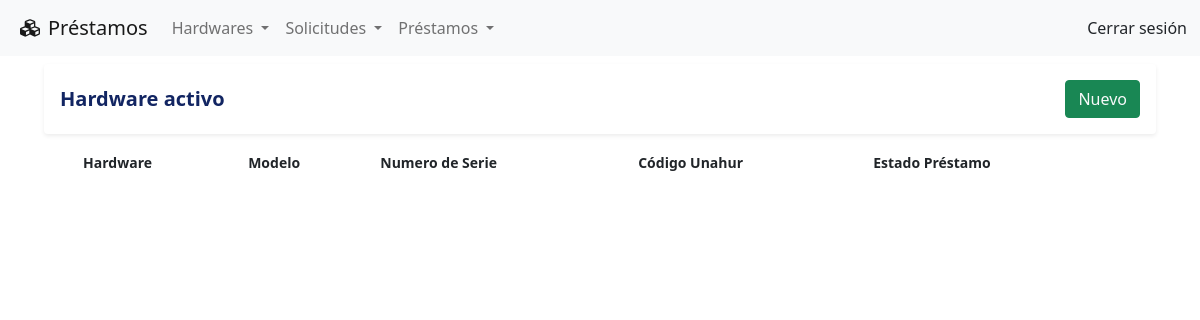
Before: /hardware/activo with the older database file.
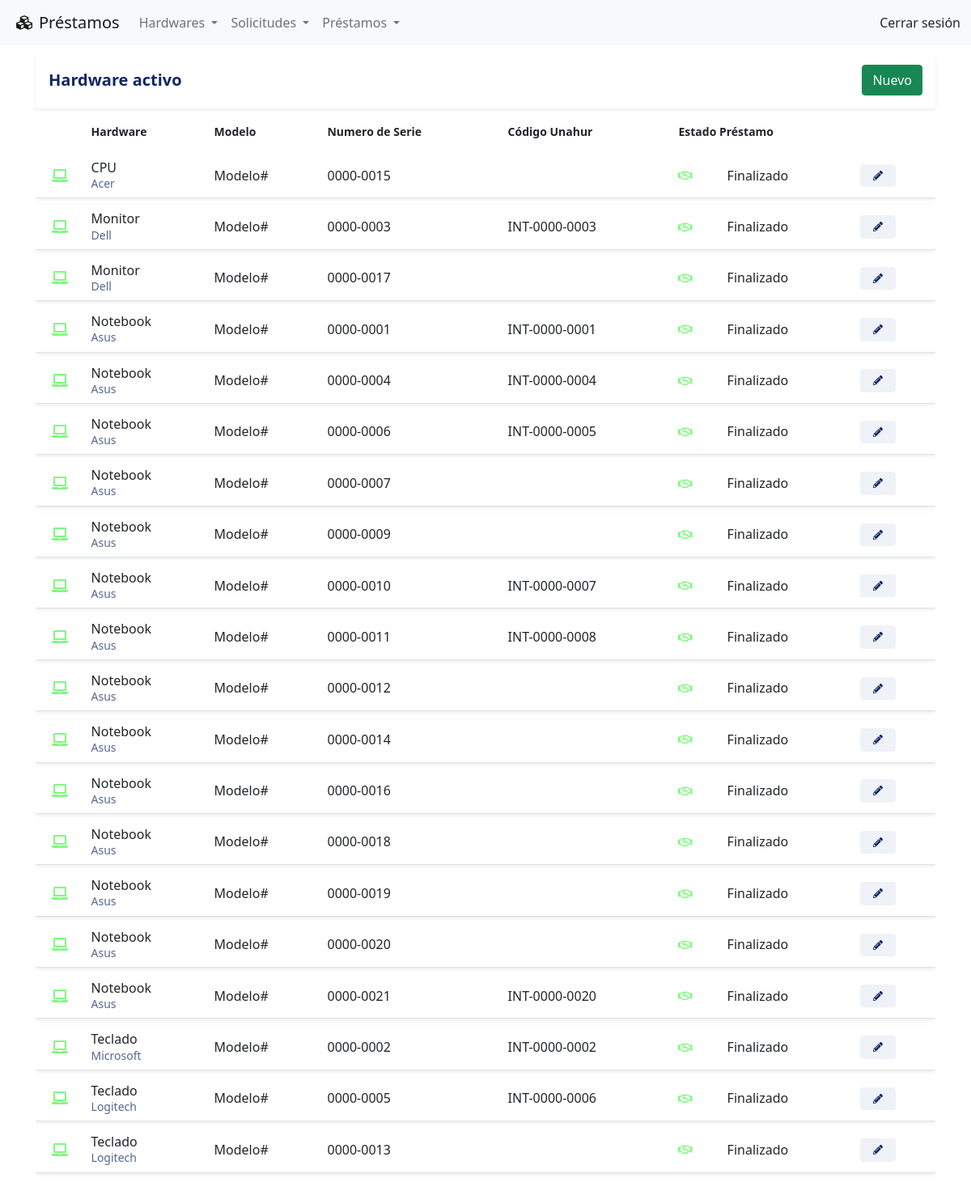
After: the same page with the newer database file.
### tables this page shows
CREATE TABLE IF NOT EXISTS hardwares
(
    id_hardware INT AUTO_INCREMENT PRIMARY KEY NOT NULL,
    id_tipo_hardware INT NOT NULL,
    id_marca INT NOT NULL,
    descripcion_hardware VARCHAR(1024),
    modelo VARCHAR(40) NOT NULL,
    numero_serie VARCHAR(40) NOT NULL UNIQUE,
    codigo_interno VARCHAR(40),
    id_estado_hardware INT NOT NULL,
    id_estado_prestamo INT NOT NULL,
    created_at TIMESTAMP DEFAULT CURRENT_TIMESTAMP,
    updated_at DATETIME DEFAULT CURRENT_TIMESTAMP ON UPDATE CURRENT_TIMESTAMP,
    FOREIGN KEY (id_tipo_hardware) REFERENCES tipos_hardware (id_tipo_hardware),
    FOREIGN KEY (id_marca) REFERENCES marcas (id_marca)
);

CREATE TABLE IF NOT EXISTS tipos_hardware
(
    id_tipo_hardware INT AUTO_INCREMENT PRIMARY KEY NOT NULL,
    tipo_hardware VARCHAR(40) NOT NULL UNIQUE,
    created_at TIMESTAMP DEFAULT CURRENT_TIMESTAMP,
    updated_at DATETIME DEFAULT CURRENT_TIMESTAMP ON UPDATE CURRENT_TIMESTAMP
);

CREATE TABLE IF NOT EXISTS marcas
(
    id_marca INT AUTO_INCREMENT PRIMARY KEY NOT NULL,
    marca VARCHAR(40) NOT NULL UNIQUE,
    created_at TIMESTAMP DEFAULT CURRENT_TIMESTAMP,
    updated_at DATETIME DEFAULT CURRENT_TIMESTAMP ON UPDATE CURRENT_TIMESTAMP
);

CREATE TABLE IF NOT EXISTS estados_prestamo
( 
    id_estado_prestamo INT AUTO_INCREMENT PRIMARY KEY NOT NULL, 
    estado_prestamo VARCHAR(40) NOT NULL UNIQUE,
    color_estado_prestamo VARCHAR(40) NOT NULL, 
    created_at TIMESTAMP DEFAULT CURRENT_TIMESTAMP,
    updated_at DATETIME DEFAULT CURRENT_TIMESTAMP ON UPDATE CURRENT_TIMESTAMP
);

### controllers/hardwareController.php (called while the page is built, shortened)
<?php
require_once 'models/hardwareModel.php';
class HardwareController{
    public function activo() {
        $hardware = new HardwareModel();
        $hardwares = $hardware->getAll();
        $estado = 1;
        require_once 'views/hardware/listado.php';
    }
}

### index.php (called while the page is built, shortened)
<?php
    require_once "config/database.php";
    include_once "views/layouts/header.php";
    include_once "views/layouts/main.php";
    include_once "views/layouts/footer.php";
?>

### config/database.php (called while the page is built)
<?php
class Database {
    public static function connect(){
        $db = new mysqli('localhost', 'root', '', 'prestamos');
        $db->query ("SET NAMES 'utf-8'");
        return $db;
    }
}

### models/hardwareModel.php (called while the page is built, shortened)
<?php
class HardwareModel{
    private $db;
    public function __construct() {
        $this->db = Database::connect();
    }
    public function getAll() {
        $query = "SELECT
                        hardwares.id_hardware,
                        tipos_hardware.tipo_hardware,
                        marcas.marca,
                        hardwares.modelo,
                        hardwares.numero_serie,
                        hardwares.codigo_interno,
                        hardwares.id_estado_hardware,
                        estados_hardware.estado_hardware,
                        hardwares.id_estado_prestamo,
                        estados_prestamo.estado_prestamo,
                        hardwares.descripcion_hardware,
                        hardwares.created_at AS created_at_hardware
                    FROM
                        hardwares
                    INNER JOIN
                        tipos_hardware ON hardwares.id_tipo_hardware = tipos_hardware.id_tipo_hardware
                    INNER JOIN
                        marcas ON hardwares.id_marca = marcas.id_marca
                    INNER JOIN
                        estados_hardware ON hardwares.id_estado_hardware = estados_hardware.id_estado_hardware
                    INNER JOIN
                        estados_prestamo ON hardwares.id_estado_prestamo = estados_prestamo.id_estado_prestamo
                    ORDER BY tipos_hardware.tipo_hardware, hardwares.numero_serie;";
        $hardwares = $this->db->query($query);
        return $hardwares;
    }
}

### views/hardware/listado.php (the view, shortened to what the changed rows need)
<div class="row">
    <div class="col">
        <div class="table-responsive">
            <table class="table table-hover">
                <thead class="thead-light">
                    <tr>
                        <th scope="col"><small class="font-weight-bold"><small></th>
                        <th scope="col"><small class="font-weight-bold">Hardware<small></th>
                        <th scope="col"><small class="font-weight-bold">Modelo<small></th>
                        <th scope="col"><small class="font-weight-bold">Numero de Serie<small></th>
                        <th scope="col"><small class="font-weight-bold">Código Unahur<small></th>
                        <th scope="col" colspan=2><small class="font-weight-bold">Estado Préstamo<small></th>
                        <th scope="col"><small class="font-weight-bold"><small></th>
                    </tr>
                </thead>
                <tbody>
                    <?php while($dato = $hardwares->fetch_object()): ?>
                    <?php  $estadoHardware = $dato->id_estado_hardware;
                        if($estadoHardware == $estado) {
                    ?>
                        <tr class="shadow-sm">
                            <td class="align-middle text-center">
                                <i class="fas fa-laptop"
                                        <?php
                                            switch ($estado) {
                                                case 1:
                                                    echo  'style="color:rgba(0, 244, 0, 0.5)"';
                                                break;
                                        }
                                    ?>
                                > </i>
                            </td>
                            <td><span class="d-block"><?= $dato->tipo_hardware; ?></span><small class="text-muted"><?= $dato->marca; ?></small>
                            </td>
                            <td class="align-middle"><span><?= $dato->modelo; ?></span></td>
                            <td class="align-middle"><span><?= $dato->numero_serie; ?></span></td>
                            <td class="align-middle"><span><?= $dato->codigo_interno; ?></span></td>
                            <td class="align-middle">
                                <span>
                                    <i class="far fa-handshake fa-sm"
                                                <?php
                                                    switch ($dato->id_estado_prestamo) {
                                                        case 3:
                                                            echo 'style="color:rgba(0, 244, 0, 0.5)"';
                                                        break;
                                                }
                                            ?>
                                        > </i>
                                </span>
                            </td>
                            <td class="align-middle">
                                <?= $dato->estado_prestamo; ?>
                            </td>
                            <td class="align-middle">
                                <a href = "<?= URL ?>hardware/editar&id=<?=$dato->id_hardware?>">
                                    <span class="badge badge-secondary"><i class="fas fa-pencil-alt"></i></span>
                                </a>
                            </td>
                        </tr>
                    <?php } endwhile; ?>
                </tbody>
            </table>
        </div>
    </div>
</div>

Changed rows visible on the page:
now on this page (row edited): hardwares: id_tipo_hardware.tipo_hardware "CPU", id_marca.marca "Acer", modelo "Modelo#", numero_serie "0000-0015", id_estado_prestamo.estado_prestamo "Finalizado"
now on this page (row edited): hardwares: id_tipo_hardware.tipo_hardware "Monitor", id_marca.marca "Dell", modelo "Modelo#", numero_serie "0000-0003", codigo_interno "INT-0000-0003", id_estado_prestamo.estado_prestamo "Finalizado"
now on this page (row edited): hardwares: id_tipo_hardware.tipo_hardware "Monitor", id_marca.marca "Dell", modelo "Modelo#", numero_serie "0000-0017", id_estado_prestamo.estado_prestamo "Finalizado"
now on this page (row edited): hardwares: id_tipo_hardware.tipo_hardware "Notebook", id_marca.marca "Asus", modelo "Modelo#", numero_serie "0000-0001", codigo_interno "INT-0000-0001", id_estado_prestamo.estado_prestamo "Finalizado"
now on this page (row edited): hardwares: id_tipo_hardware.tipo_hardware "Notebook", id_marca.marca "Asus", modelo "Modelo#", numero_serie "0000-0004", codigo_interno "INT-0000-0004", id_estado_prestamo.estado_prestamo "Finalizado"
now on this page (row edited): hardwares: id_tipo_hardware.tipo_hardware "Notebook", id_marca.marca "Asus", modelo "Modelo#", numero_serie "0000-0006", codigo_interno "INT-0000-0005", id_estado_prestamo.estado_prestamo "Finalizado"
now on this page (row edited): hardwares: id_tipo_hardware.tipo_hardware "Notebook", id_marca.marca "Asus", modelo "Modelo#", numero_serie "0000-0007", id_estado_prestamo.estado_prestamo "Finalizado"
now on this page (row edited): hardwares: id_tipo_hardware.tipo_hardware "Notebook", id_marca.marca "Asus", modelo "Modelo#", numero_serie "0000-0009", id_estado_prestamo.estado_prestamo "Finalizado"
now on this page (row edited): hardwares: id_tipo_hardware.tipo_hardware "Notebook", id_marca.marca "Asus", modelo "Modelo#", numero_serie "0000-0010", codigo_interno "INT-0000-0007", id_estado_prestamo.estado_prestamo "Finalizado"
now on this page (row edited): hardwares: id_tipo_hardware.tipo_hardware "Notebook", id_marca.marca "Asus", modelo "Modelo#", numero_serie "0000-0011", codigo_interno "INT-0000-0008", id_estado_prestamo.estado_prestamo "Finalizado"
now on this page (row edited): hardwares: id_tipo_hardware.tipo_hardware "Notebook", id_marca.marca "Asus", modelo "Modelo#", numero_serie "0000-0012", id_estado_prestamo.estado_prestamo "Finalizado"
now on this page (row edited): hardwares: id_tipo_hardware.tipo_hardware "Notebook", id_marca.marca "Asus", modelo "Modelo#", numero_serie "0000-0014", id_estado_prestamo.estado_prestamo "Finalizado"
now on this page (row edited): hardwares: id_tipo_hardware.tipo_hardware "Notebook", id_marca.marca "Asus", modelo "Modelo#", numero_serie "0000-0016", id_estado_prestamo.estado_prestamo "Finalizado"
now on this page (row edited): hardwares: id_tipo_hardware.tipo_hardware "Notebook", id_marca.marca "Asus", modelo "Modelo#", numero_serie "0000-0018", id_estado_prestamo.estado_prestamo "Finalizado"
now on this page (row edited): hardwares: id_tipo_hardware.tipo_hardware "Notebook", id_marca.marca "Asus", modelo "Modelo#", numero_serie "0000-0019", id_estado_prestamo.estado_prestamo "Finalizado"
now on this page (row edited): hardwares: id_tipo_hardware.tipo_hardware "Notebook", id_marca.marca "Asus", modelo "Modelo#", numero_serie "0000-0020", id_estado_prestamo.estado_prestamo "Finalizado"
now on this page (row edited): hardwares: id_tipo_hardware.tipo_hardware "Notebook", id_marca.marca "Asus", modelo "Modelo#", numero_serie "0000-0021", codigo_interno "INT-0000-0020", id_estado_prestamo.estado_prestamo "Finalizado"
now on this page (row edited): hardwares: id_tipo_hardware.tipo_hardware "Teclado", id_marca.marca "Microsoft", modelo "Modelo#", numero_serie "0000-0002", codigo_interno "INT-0000-0002", id_estado_prestamo.estado_prestamo "Finalizado"
now on this page (row edited): hardwares: id_tipo_hardware.tipo_hardware "Teclado", id_marca.marca "Logitech", modelo "Modelo#", numero_serie "0000-0005", codigo_interno "INT-0000-0006", id_estado_prestamo.estado_prestamo "Finalizado"
now on this page (row edited): hardwares: id_tipo_hardware.tipo_hardware "Teclado", id_marca.marca "Logitech", modelo "Modelo#", numero_serie "0000-0013", id_estado_prestamo.estado_prestamo "Finalizado"
